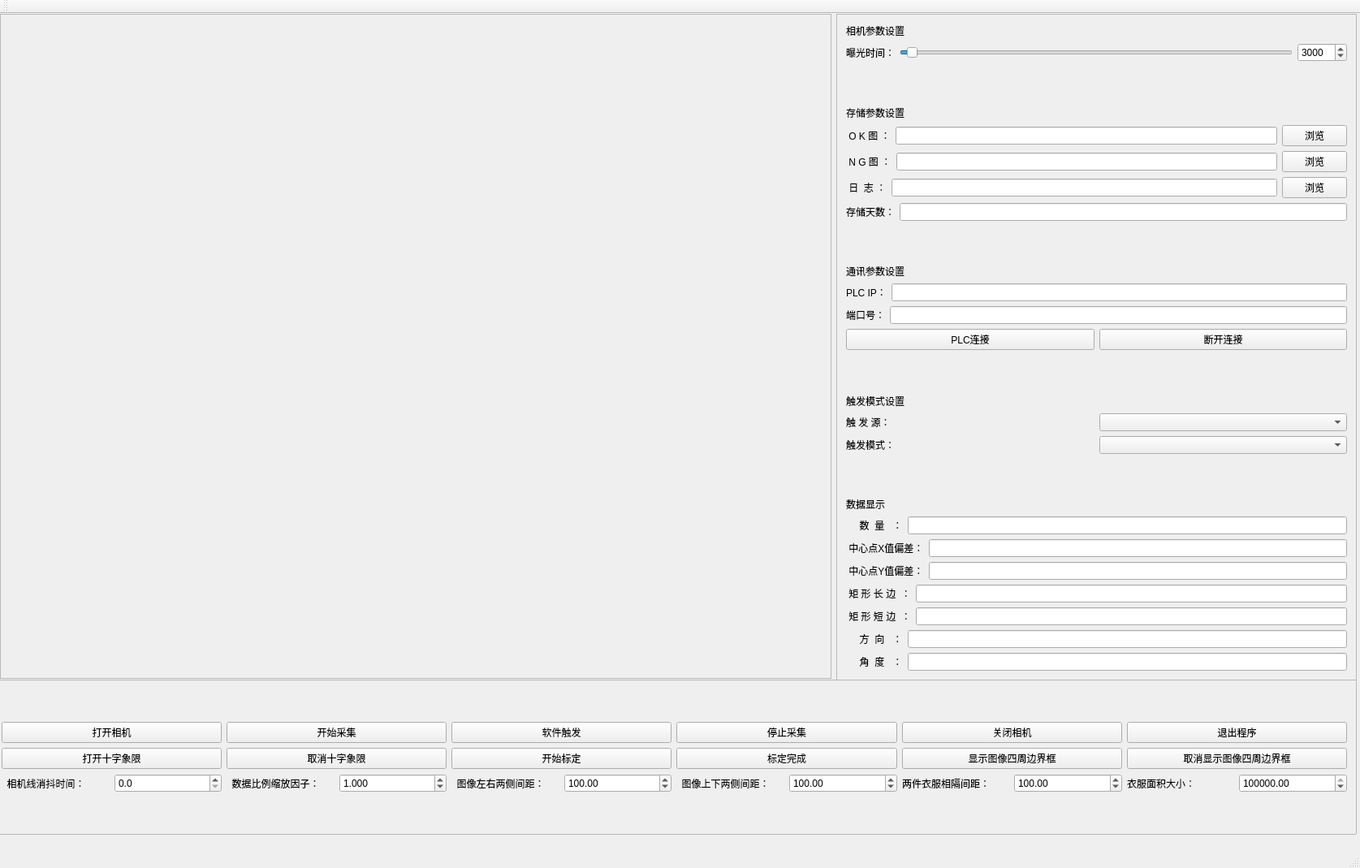
<?xml version="1.0" encoding="UTF-8"?>
<ui version="4.0">
 <class>BaslerClass</class>
 <widget class="QMainWindow" name="BaslerClass">
  <property name="geometry">
   <rect>
    <x>0</x>
    <y>0</y>
    <width>1675</width>
    <height>1069</height>
   </rect>
  </property>
  <property name="windowTitle">
   <string>Basler</string>
  </property>
  <widget class="QWidget" name="centralWidget">
   <widget class="QScrollArea" name="scrollArea_2">
    <property name="geometry">
     <rect>
      <x>1030</x>
      <y>0</y>
      <width>641</width>
      <height>821</height>
     </rect>
    </property>
    <property name="widgetResizable">
     <bool>true</bool>
    </property>
    <widget class="QWidget" name="scrollAreaWidgetContents_2">
     <property name="geometry">
      <rect>
       <x>0</x>
       <y>0</y>
       <width>639</width>
       <height>819</height>
      </rect>
     </property>
     <layout class="QVBoxLayout" name="verticalLayout_3">
      <item>
       <widget class="QLabel" name="label_7">
        <property name="text">
         <string>相机参数设置</string>
        </property>
       </widget>
      </item>
      <item>
       <layout class="QHBoxLayout" name="horizontalLayout_7">
        <item>
         <widget class="QLabel" name="label_8">
          <property name="text">
           <string>曝光时间：</string>
          </property>
         </widget>
        </item>
        <item>
         <widget class="QSlider" name="horizontalSliderExp">
          <property name="minimum">
           <number>0</number>
          </property>
          <property name="maximum">
           <number>30000</number>
          </property>
          <property name="singleStep">
           <number>100</number>
          </property>
          <property name="pageStep">
           <number>100</number>
          </property>
          <property name="value">
           <number>500</number>
          </property>
          <property name="orientation">
           <enum>Qt::Horizontal</enum>
          </property>
         </widget>
        </item>
        <item>
         <widget class="QSpinBox" name="spinBoxExp">
          <property name="minimum">
           <number>0</number>
          </property>
          <property name="maximum">
           <number>30000</number>
          </property>
          <property name="singleStep">
           <number>100</number>
          </property>
          <property name="value">
           <number>3000</number>
          </property>
         </widget>
        </item>
       </layout>
      </item>
      <item>
       <spacer name="verticalSpacer_2">
        <property name="orientation">
         <enum>Qt::Vertical</enum>
        </property>
        <property name="sizeHint" stdset="0">
         <size>
          <width>20</width>
          <height>40</height>
         </size>
        </property>
       </spacer>
      </item>
      <item>
       <widget class="QLabel" name="label_14">
        <property name="text">
         <string>存储参数设置</string>
        </property>
       </widget>
      </item>
      <item>
       <layout class="QVBoxLayout" name="verticalLayout_4">
        <item>
         <layout class="QHBoxLayout" name="horizontalLayout_14">
          <item>
           <widget class="QLabel" name="label_15">
            <property name="text">
             <string> O K 图 ：</string>
            </property>
           </widget>
          </item>
          <item>
           <widget class="QLineEdit" name="OK_lineEdit"/>
          </item>
          <item>
           <widget class="QPushButton" name="OKPath_pushButton">
            <property name="text">
             <string>浏览</string>
            </property>
           </widget>
          </item>
         </layout>
        </item>
        <item>
         <layout class="QHBoxLayout" name="horizontalLayout_15">
          <item>
           <widget class="QLabel" name="label_16">
            <property name="text">
             <string> N G 图 ：</string>
            </property>
           </widget>
          </item>
          <item>
           <widget class="QLineEdit" name="NG_lineEdit"/>
          </item>
          <item>
           <widget class="QPushButton" name="NGPath_pushButton">
            <property name="text">
             <string>浏览</string>
            </property>
           </widget>
          </item>
         </layout>
        </item>
        <item>
         <layout class="QHBoxLayout" name="horizontalLayout_16">
          <item>
           <widget class="QLabel" name="label_17">
            <property name="text">
             <string> 日  志 ：</string>
            </property>
           </widget>
          </item>
          <item>
           <widget class="QLineEdit" name="Log_lineEdit"/>
          </item>
          <item>
           <widget class="QPushButton" name="pushButton_3">
            <property name="text">
             <string>浏览</string>
            </property>
           </widget>
          </item>
         </layout>
        </item>
        <item>
         <layout class="QHBoxLayout" name="horizontalLayout_17">
          <item>
           <widget class="QLabel" name="label_18">
            <property name="text">
             <string>存储天数：</string>
            </property>
           </widget>
          </item>
          <item>
           <widget class="QLineEdit" name="SaveTime_lineEdit"/>
          </item>
         </layout>
        </item>
       </layout>
      </item>
      <item>
       <spacer name="verticalSpacer_4">
        <property name="orientation">
         <enum>Qt::Vertical</enum>
        </property>
        <property name="sizeHint" stdset="0">
         <size>
          <width>20</width>
          <height>40</height>
         </size>
        </property>
       </spacer>
      </item>
      <item>
       <widget class="QLabel" name="label">
        <property name="text">
         <string>通讯参数设置</string>
        </property>
       </widget>
      </item>
      <item>
       <layout class="QVBoxLayout" name="verticalLayout">
        <item>
         <layout class="QHBoxLayout" name="horizontalLayout_5">
          <item>
           <widget class="QLabel" name="label_4">
            <property name="text">
             <string>PLC IP：</string>
            </property>
           </widget>
          </item>
          <item>
           <widget class="QLineEdit" name="IP"/>
          </item>
         </layout>
        </item>
        <item>
         <layout class="QHBoxLayout" name="horizontalLayout_6">
          <item>
           <widget class="QLabel" name="label_5">
            <property name="text">
             <string>端口号：</string>
            </property>
           </widget>
          </item>
          <item>
           <widget class="QLineEdit" name="port"/>
          </item>
         </layout>
        </item>
       </layout>
      </item>
      <item>
       <layout class="QHBoxLayout" name="horizontalLayout_9">
        <item>
         <widget class="QPushButton" name="pushButton_ConnectPLC">
          <property name="text">
           <string>PLC连接</string>
          </property>
         </widget>
        </item>
        <item>
         <widget class="QPushButton" name="pushButton_DisConnectPLC">
          <property name="text">
           <string>断开连接</string>
          </property>
         </widget>
        </item>
       </layout>
      </item>
      <item>
       <spacer name="verticalSpacer">
        <property name="orientation">
         <enum>Qt::Vertical</enum>
        </property>
        <property name="sizeHint" stdset="0">
         <size>
          <width>20</width>
          <height>40</height>
         </size>
        </property>
       </spacer>
      </item>
      <item>
       <widget class="QLabel" name="label_6">
        <property name="text">
         <string>触发模式设置</string>
        </property>
       </widget>
      </item>
      <item>
       <layout class="QHBoxLayout" name="horizontalLayout_10">
        <item>
         <widget class="QLabel" name="label_10">
          <property name="text">
           <string>触 发 源：</string>
          </property>
         </widget>
        </item>
        <item>
         <widget class="QComboBox" name="comboBox_trigsrc"/>
        </item>
       </layout>
      </item>
      <item>
       <layout class="QHBoxLayout" name="horizontalLayout_11">
        <item>
         <widget class="QLabel" name="label_11">
          <property name="text">
           <string>触发模式：</string>
          </property>
         </widget>
        </item>
        <item>
         <widget class="QComboBox" name="comboBox_mode"/>
        </item>
       </layout>
      </item>
      <item>
       <spacer name="verticalSpacer_3">
        <property name="orientation">
         <enum>Qt::Vertical</enum>
        </property>
        <property name="sizeHint" stdset="0">
         <size>
          <width>20</width>
          <height>40</height>
         </size>
        </property>
       </spacer>
      </item>
      <item>
       <widget class="QLabel" name="label_12">
        <property name="text">
         <string>数据显示</string>
        </property>
       </widget>
      </item>
      <item>
       <layout class="QVBoxLayout" name="verticalLayout_2">
        <item>
         <layout class="QHBoxLayout" name="horizontalLayout_8">
          <item>
           <widget class="QLabel" name="label_9">
            <property name="text">
             <string>     数  量   ：</string>
            </property>
           </widget>
          </item>
          <item>
           <widget class="QLineEdit" name="lineEdit_Number"/>
          </item>
         </layout>
        </item>
        <item>
         <layout class="QHBoxLayout" name="horizontalLayout_3">
          <item>
           <widget class="QLabel" name="label_2">
            <property name="text">
             <string> 中心点X值偏差：</string>
            </property>
           </widget>
          </item>
          <item>
           <widget class="QLineEdit" name="lineEdit_PointX"/>
          </item>
         </layout>
        </item>
        <item>
         <layout class="QHBoxLayout" name="horizontalLayout_2">
          <item>
           <widget class="QLabel" name="label_13">
            <property name="text">
             <string> 中心点Y值偏差：</string>
            </property>
           </widget>
          </item>
          <item>
           <widget class="QLineEdit" name="lineEdit_PointY"/>
          </item>
         </layout>
        </item>
        <item>
         <layout class="QHBoxLayout" name="horizontalLayout_20">
          <item>
           <widget class="QLabel" name="label_22">
            <property name="text">
             <string> 矩 形 长 边  ：</string>
            </property>
           </widget>
          </item>
          <item>
           <widget class="QLineEdit" name="lineEdit_long"/>
          </item>
         </layout>
        </item>
        <item>
         <layout class="QHBoxLayout" name="horizontalLayout_21">
          <item>
           <widget class="QLabel" name="label_23">
            <property name="text">
             <string> 矩 形 短 边  ：</string>
            </property>
           </widget>
          </item>
          <item>
           <widget class="QLineEdit" name="lineEdit_short"/>
          </item>
         </layout>
        </item>
        <item>
         <layout class="QHBoxLayout" name="horizontalLayout_18">
          <item>
           <widget class="QLabel" name="label_20">
            <property name="text">
             <string>     方  向   ：</string>
            </property>
           </widget>
          </item>
          <item>
           <widget class="QLineEdit" name="lineEdit_Direction"/>
          </item>
         </layout>
        </item>
        <item>
         <layout class="QHBoxLayout" name="horizontalLayout_4">
          <item>
           <widget class="QLabel" name="label_3">
            <property name="text">
             <string>     角  度   ：</string>
            </property>
           </widget>
          </item>
          <item>
           <widget class="QLineEdit" name="lineEdit_Angle"/>
          </item>
         </layout>
        </item>
       </layout>
      </item>
     </layout>
    </widget>
   </widget>
   <widget class="QScrollArea" name="scrollArea_3">
    <property name="geometry">
     <rect>
      <x>-10</x>
      <y>820</y>
      <width>1681</width>
      <height>191</height>
     </rect>
    </property>
    <property name="widgetResizable">
     <bool>true</bool>
    </property>
    <widget class="QWidget" name="scrollAreaWidgetContents_3">
     <property name="geometry">
      <rect>
       <x>0</x>
       <y>0</y>
       <width>1679</width>
       <height>189</height>
      </rect>
     </property>
     <layout class="QHBoxLayout" name="horizontalLayout_12">
      <item>
       <layout class="QVBoxLayout" name="verticalLayout_5">
        <item>
         <layout class="QVBoxLayout" name="verticalLayout_6">
          <item>
           <layout class="QHBoxLayout" name="horizontalLayout_19">
            <item>
             <widget class="QPushButton" name="pushButtonOpenCam">
              <property name="text">
               <string>打开相机</string>
              </property>
              <property name="autoRepeatDelay">
               <number>0</number>
              </property>
              <property name="autoRepeatInterval">
               <number>0</number>
              </property>
             </widget>
            </item>
            <item>
             <widget class="QPushButton" name="pushButtonStartCam">
              <property name="text">
               <string>开始采集</string>
              </property>
             </widget>
            </item>
            <item>
             <widget class="QPushButton" name="pushButtonSoftTrig">
              <property name="text">
               <string>软件触发</string>
              </property>
             </widget>
            </item>
            <item>
             <widget class="QPushButton" name="pushButtonStopCam">
              <property name="text">
               <string>停止采集</string>
              </property>
             </widget>
            </item>
            <item>
             <widget class="QPushButton" name="pushButtonCloseCam">
              <property name="text">
               <string>关闭相机</string>
              </property>
             </widget>
            </item>
            <item>
             <widget class="QPushButton" name="push_close">
              <property name="text">
               <string>退出程序</string>
              </property>
             </widget>
            </item>
           </layout>
          </item>
          <item>
           <layout class="QHBoxLayout" name="horizontalLayout_13">
            <item>
             <widget class="QPushButton" name="pushButton_2">
              <property name="text">
               <string>打开十字象限</string>
              </property>
             </widget>
            </item>
            <item>
             <widget class="QPushButton" name="pushButton_4">
              <property name="text">
               <string>取消十字象限</string>
              </property>
             </widget>
            </item>
            <item>
             <widget class="QPushButton" name="push_show">
              <property name="text">
               <string>开始标定</string>
              </property>
             </widget>
            </item>
            <item>
             <widget class="QPushButton" name="pushButton">
              <property name="text">
               <string>标定完成</string>
              </property>
             </widget>
            </item>
            <item>
             <widget class="QPushButton" name="pushButton_5">
              <property name="text">
               <string>显示图像四周边界框</string>
              </property>
             </widget>
            </item>
            <item>
             <widget class="QPushButton" name="pushButton_6">
              <property name="text">
               <string>取消显示图像四周边界框</string>
              </property>
             </widget>
            </item>
           </layout>
          </item>
          <item>
           <layout class="QHBoxLayout" name="horizontalLayout_22">
            <item>
             <widget class="QLabel" name="label_21">
              <property name="text">
               <string>  相机线消抖时间：</string>
              </property>
             </widget>
            </item>
            <item>
             <widget class="QDoubleSpinBox" name="XXD">
              <property name="decimals">
               <number>1</number>
              </property>
              <property name="minimum">
               <double>0.000000000000000</double>
              </property>
              <property name="maximum">
               <double>20000.000000000000000</double>
              </property>
              <property name="singleStep">
               <double>1000.000000000000000</double>
              </property>
             </widget>
            </item>
            <item>
             <widget class="QLabel" name="label_19">
              <property name="text">
               <string>  数据比例缩放因子：</string>
              </property>
             </widget>
            </item>
            <item>
             <widget class="QDoubleSpinBox" name="ScaleBox">
              <property name="decimals">
               <number>3</number>
              </property>
              <property name="minimum">
               <double>-999.999000000000024</double>
              </property>
              <property name="maximum">
               <double>999.999000000000024</double>
              </property>
              <property name="singleStep">
               <double>1.000000000000000</double>
              </property>
              <property name="value">
               <double>1.000000000000000</double>
              </property>
             </widget>
            </item>
            <item>
             <widget class="QLabel" name="label_24">
              <property name="text">
               <string>  图像左右两侧间距：</string>
              </property>
             </widget>
            </item>
            <item>
             <widget class="QDoubleSpinBox" name="doubleSpinBox_RL">
              <property name="maximum">
               <double>640.000000000000000</double>
              </property>
              <property name="singleStep">
               <double>5.000000000000000</double>
              </property>
              <property name="value">
               <double>100.000000000000000</double>
              </property>
             </widget>
            </item>
            <item>
             <widget class="QLabel" name="label_25">
              <property name="text">
               <string>  图像上下两侧间距：</string>
              </property>
             </widget>
            </item>
            <item>
             <widget class="QDoubleSpinBox" name="doubleSpinBox_UD">
              <property name="maximum">
               <double>512.000000000000000</double>
              </property>
              <property name="singleStep">
               <double>5.000000000000000</double>
              </property>
              <property name="value">
               <double>100.000000000000000</double>
              </property>
             </widget>
            </item>
            <item>
             <widget class="QLabel" name="label_26">
              <property name="text">
               <string>两件衣服相隔间距：</string>
              </property>
             </widget>
            </item>
            <item>
             <widget class="QDoubleSpinBox" name="Clothes_Dis">
              <property name="maximum">
               <double>1000.000000000000000</double>
              </property>
              <property name="singleStep">
               <double>10.000000000000000</double>
              </property>
              <property name="value">
               <double>100.000000000000000</double>
              </property>
             </widget>
            </item>
            <item>
             <widget class="QLabel" name="label_27">
              <property name="text">
               <string>衣服面积大小：</string>
              </property>
             </widget>
            </item>
            <item>
             <widget class="QDoubleSpinBox" name="doubleSpinBox_Area">
              <property name="minimum">
               <double>0.000000000000000</double>
              </property>
              <property name="maximum">
               <double>1000000.000000000000000</double>
              </property>
              <property name="singleStep">
               <double>10000.000000000000000</double>
              </property>
              <property name="value">
               <double>300000.000000000000000</double>
              </property>
             </widget>
            </item>
           </layout>
          </item>
         </layout>
        </item>
       </layout>
      </item>
     </layout>
    </widget>
   </widget>
   <widget class="QFrame" name="frame">
    <property name="geometry">
     <rect>
      <x>0</x>
      <y>0</y>
      <width>1024</width>
      <height>819</height>
     </rect>
    </property>
    <property name="minimumSize">
     <size>
      <width>1024</width>
      <height>819</height>
     </size>
    </property>
    <property name="maximumSize">
     <size>
      <width>1024</width>
      <height>819</height>
     </size>
    </property>
    <property name="frameShape">
     <enum>QFrame::StyledPanel</enum>
    </property>
    <property name="frameShadow">
     <enum>QFrame::Raised</enum>
    </property>
    <widget class="QLabel" name="label_KUZI">
     <property name="enabled">
      <bool>true</bool>
     </property>
     <property name="geometry">
      <rect>
       <x>0</x>
       <y>0</y>
       <width>1024</width>
       <height>819</height>
      </rect>
     </property>
     <property name="minimumSize">
      <size>
       <width>1024</width>
       <height>819</height>
      </size>
     </property>
     <property name="maximumSize">
      <size>
       <width>1024</width>
       <height>819</height>
      </size>
     </property>
     <property name="text">
      <string/>
     </property>
    </widget>
   </widget>
  </widget>
  <widget class="QMenuBar" name="menuBar">
   <property name="geometry">
    <rect>
     <x>0</x>
     <y>0</y>
     <width>1675</width>
     <height>22</height>
    </rect>
   </property>
  </widget>
  <widget class="QToolBar" name="mainToolBar">
   <attribute name="toolBarArea">
    <enum>TopToolBarArea</enum>
   </attribute>
   <attribute name="toolBarBreak">
    <bool>false</bool>
   </attribute>
  </widget>
  <widget class="QStatusBar" name="statusBar"/>
 </widget>
 <layoutdefault spacing="6" margin="11"/>
 <resources>
  <include location="Basler.qrc"/>
 </resources>
 <connections>
  <connection>
   <sender>pushButtonOpenCam</sender>
   <signal>clicked()</signal>
   <receiver>BaslerClass</receiver>
   <slot>pushButton_Opencamera_clicked()</slot>
   <hints>
    <hint type="sourcelabel">
     <x>59</x>
     <y>880</y>
    </hint>
    <hint type="destinationlabel">
     <x>78</x>
     <y>648</y>
    </hint>
   </hints>
  </connection>
  <connection>
   <sender>pushButtonStartCam</sender>
   <signal>clicked()</signal>
   <receiver>BaslerClass</receiver>
   <slot>pushButton_Startgrab_clicked()</slot>
   <hints>
    <hint type="sourcelabel">
     <x>550</x>
     <y>880</y>
    </hint>
    <hint type="destinationlabel">
     <x>327</x>
     <y>648</y>
    </hint>
   </hints>
  </connection>
  <connection>
   <sender>pushButtonSoftTrig</sender>
   <signal>clicked()</signal>
   <receiver>BaslerClass</receiver>
   <slot>pushButton_Soft_clicked()</slot>
   <hints>
    <hint type="sourcelabel">
     <x>826</x>
     <y>880</y>
    </hint>
    <hint type="destinationlabel">
     <x>355</x>
     <y>648</y>
    </hint>
   </hints>
  </connection>
  <connection>
   <sender>pushButtonStopCam</sender>
   <signal>clicked()</signal>
   <receiver>BaslerClass</receiver>
   <slot>pushButton_Stopgrab_clicked()</slot>
   <hints>
    <hint type="sourcelabel">
     <x>1103</x>
     <y>880</y>
    </hint>
    <hint type="destinationlabel">
     <x>543</x>
     <y>648</y>
    </hint>
   </hints>
  </connection>
  <connection>
   <sender>pushButtonCloseCam</sender>
   <signal>clicked()</signal>
   <receiver>BaslerClass</receiver>
   <slot>pushButton_Closecamera_clicked()</slot>
   <hints>
    <hint type="sourcelabel">
     <x>1380</x>
     <y>880</y>
    </hint>
    <hint type="destinationlabel">
     <x>541</x>
     <y>648</y>
    </hint>
   </hints>
  </connection>
  <connection>
   <sender>push_close</sender>
   <signal>clicked()</signal>
   <receiver>BaslerClass</receiver>
   <slot>pushButton_Exit_clicked()</slot>
   <hints>
    <hint type="sourcelabel">
     <x>1657</x>
     <y>880</y>
    </hint>
    <hint type="destinationlabel">
     <x>629</x>
     <y>648</y>
    </hint>
   </hints>
  </connection>
  <connection>
   <sender>horizontalSliderExp</sender>
   <signal>valueChanged(int)</signal>
   <receiver>BaslerClass</receiver>
   <slot>on_horizontalSliderExp_valueChanged()</slot>
   <hints>
    <hint type="sourcelabel">
     <x>1167</x>
     <y>77</y>
    </hint>
    <hint type="destinationlabel">
     <x>868</x>
     <y>162</y>
    </hint>
   </hints>
  </connection>
  <connection>
   <sender>spinBoxExp</sender>
   <signal>editingFinished()</signal>
   <receiver>BaslerClass</receiver>
   <slot>on_spinBoxExp_editingFinished()</slot>
   <hints>
    <hint type="sourcelabel">
     <x>1659</x>
     <y>81</y>
    </hint>
    <hint type="destinationlabel">
     <x>866</x>
     <y>82</y>
    </hint>
   </hints>
  </connection>
  <connection>
   <sender>comboBox_mode</sender>
   <signal>activated(int)</signal>
   <receiver>BaslerClass</receiver>
   <slot>on_comboBox_mode_activated()</slot>
   <hints>
    <hint type="sourcelabel">
     <x>1553</x>
     <y>557</y>
    </hint>
    <hint type="destinationlabel">
     <x>908</x>
     <y>523</y>
    </hint>
   </hints>
  </connection>
  <connection>
   <sender>comboBox_trigsrc</sender>
   <signal>activated(int)</signal>
   <receiver>BaslerClass</receiver>
   <slot>on_comboBox_trigsrc_activated()</slot>
   <hints>
    <hint type="sourcelabel">
     <x>1553</x>
     <y>530</y>
    </hint>
    <hint type="destinationlabel">
     <x>884</x>
     <y>459</y>
    </hint>
   </hints>
  </connection>
  <connection>
   <sender>pushButton_ConnectPLC</sender>
   <signal>clicked()</signal>
   <receiver>BaslerClass</receiver>
   <slot>pushButton_ConnectPLC_clicked()</slot>
   <hints>
    <hint type="sourcelabel">
     <x>1053</x>
     <y>439</y>
    </hint>
    <hint type="destinationlabel">
     <x>874</x>
     <y>347</y>
    </hint>
   </hints>
  </connection>
  <connection>
   <sender>pushButton_DisConnectPLC</sender>
   <signal>clicked()</signal>
   <receiver>BaslerClass</receiver>
   <slot>pushButton_DisConnectPLC_clicked()</slot>
   <hints>
    <hint type="sourcelabel">
     <x>1553</x>
     <y>439</y>
    </hint>
    <hint type="destinationlabel">
     <x>897</x>
     <y>291</y>
    </hint>
   </hints>
  </connection>
  <connection>
   <sender>OKPath_pushButton</sender>
   <signal>clicked()</signal>
   <receiver>BaslerClass</receiver>
   <slot>OKPath_pushButton_clicked()</slot>
   <hints>
    <hint type="sourcelabel">
     <x>1658</x>
     <y>190</y>
    </hint>
    <hint type="destinationlabel">
     <x>1047</x>
     <y>159</y>
    </hint>
   </hints>
  </connection>
  <connection>
   <sender>NGPath_pushButton</sender>
   <signal>clicked()</signal>
   <receiver>BaslerClass</receiver>
   <slot>NGPath_pushButton_clicked()</slot>
   <hints>
    <hint type="sourcelabel">
     <x>1658</x>
     <y>221</y>
    </hint>
    <hint type="destinationlabel">
     <x>1047</x>
     <y>218</y>
    </hint>
   </hints>
  </connection>
  <connection>
   <sender>pushButton_3</sender>
   <signal>clicked()</signal>
   <receiver>BaslerClass</receiver>
   <slot>LogPath_pushButton_clicked()</slot>
   <hints>
    <hint type="sourcelabel">
     <x>1658</x>
     <y>252</y>
    </hint>
    <hint type="destinationlabel">
     <x>1047</x>
     <y>266</y>
    </hint>
   </hints>
  </connection>
  <connection>
   <sender>SaveTime_lineEdit</sender>
   <signal>editingFinished()</signal>
   <receiver>BaslerClass</receiver>
   <slot>SaveTime_lineEdit_Change()</slot>
   <hints>
    <hint type="sourcelabel">
     <x>1304</x>
     <y>279</y>
    </hint>
    <hint type="destinationlabel">
     <x>1047</x>
     <y>312</y>
    </hint>
   </hints>
  </connection>
  <connection>
   <sender>ScaleBox</sender>
   <signal>editingFinished()</signal>
   <receiver>BaslerClass</receiver>
   <slot>on_ScaleBox_editingFinished()</slot>
   <hints>
    <hint type="sourcelabel">
     <x>550</x>
     <y>1015</y>
    </hint>
    <hint type="destinationlabel">
     <x>1081</x>
     <y>770</y>
    </hint>
   </hints>
  </connection>
  <connection>
   <sender>push_show</sender>
   <signal>clicked()</signal>
   <receiver>BaslerClass</receiver>
   <slot>Show_Biaoding()</slot>
   <hints>
    <hint type="sourcelabel">
     <x>826</x>
     <y>960</y>
    </hint>
    <hint type="destinationlabel">
     <x>863</x>
     <y>767</y>
    </hint>
   </hints>
  </connection>
  <connection>
   <sender>pushButton</sender>
   <signal>clicked()</signal>
   <receiver>BaslerClass</receiver>
   <slot>Com_Biaoding()</slot>
   <hints>
    <hint type="sourcelabel">
     <x>1103</x>
     <y>960</y>
    </hint>
    <hint type="destinationlabel">
     <x>1137</x>
     <y>794</y>
    </hint>
   </hints>
  </connection>
  <connection>
   <sender>pushButton_2</sender>
   <signal>clicked()</signal>
   <receiver>BaslerClass</receiver>
   <slot>Open_xiangxian()</slot>
   <hints>
    <hint type="sourcelabel">
     <x>168</x>
     <y>960</y>
    </hint>
    <hint type="destinationlabel">
     <x>706</x>
     <y>794</y>
    </hint>
   </hints>
  </connection>
  <connection>
   <sender>pushButton_4</sender>
   <signal>clicked()</signal>
   <receiver>BaslerClass</receiver>
   <slot>Close_xiangxian()</slot>
   <hints>
    <hint type="sourcelabel">
     <x>550</x>
     <y>960</y>
    </hint>
    <hint type="destinationlabel">
     <x>806</x>
     <y>794</y>
    </hint>
   </hints>
  </connection>
  <connection>
   <sender>doubleSpinBox_RL</sender>
   <signal>editingFinished()</signal>
   <receiver>BaslerClass</receiver>
   <slot>on_RL_editingFinished()</slot>
   <hints>
    <hint type="sourcelabel">
     <x>826</x>
     <y>1015</y>
    </hint>
    <hint type="destinationlabel">
     <x>842</x>
     <y>898</y>
    </hint>
   </hints>
  </connection>
  <connection>
   <sender>doubleSpinBox_UD</sender>
   <signal>editingFinished()</signal>
   <receiver>BaslerClass</receiver>
   <slot>on_UD_editingFinished()</slot>
   <hints>
    <hint type="sourcelabel">
     <x>1103</x>
     <y>1015</y>
    </hint>
    <hint type="destinationlabel">
     <x>1075</x>
     <y>897</y>
    </hint>
   </hints>
  </connection>
  <connection>
   <sender>pushButton_5</sender>
   <signal>clicked()</signal>
   <receiver>BaslerClass</receiver>
   <slot>Open_RLUD()</slot>
   <hints>
    <hint type="sourcelabel">
     <x>1380</x>
     <y>960</y>
    </hint>
    <hint type="destinationlabel">
     <x>909</x>
     <y>899</y>
    </hint>
   </hints>
  </connection>
  <connection>
   <sender>pushButton_6</sender>
   <signal>clicked()</signal>
   <receiver>BaslerClass</receiver>
   <slot>Close_RLUD()</slot>
   <hints>
    <hint type="sourcelabel">
     <x>1657</x>
     <y>958</y>
    </hint>
    <hint type="destinationlabel">
     <x>1126</x>
     <y>903</y>
    </hint>
   </hints>
  </connection>
  <connection>
   <sender>Clothes_Dis</sender>
   <signal>editingFinished()</signal>
   <receiver>BaslerClass</receiver>
   <slot>on_ClothesDis_editingFinished()</slot>
   <hints>
    <hint type="sourcelabel">
     <x>1380</x>
     <y>1015</y>
    </hint>
    <hint type="destinationlabel">
     <x>1100</x>
     <y>949</y>
    </hint>
   </hints>
  </connection>
  <connection>
   <sender>doubleSpinBox_Area</sender>
   <signal>editingFinished()</signal>
   <receiver>BaslerClass</receiver>
   <slot>on_ClothesArea_editingFinished()</slot>
   <hints>
    <hint type="sourcelabel">
     <x>1657</x>
     <y>1015</y>
    </hint>
    <hint type="destinationlabel">
     <x>1268</x>
     <y>980</y>
    </hint>
   </hints>
  </connection>
  <connection>
   <sender>XXD</sender>
   <signal>editingFinished()</signal>
   <receiver>BaslerClass</receiver>
   <slot>Xianxiaodou_editingFinished()</slot>
   <hints>
    <hint type="sourcelabel">
     <x>223</x>
     <y>1007</y>
    </hint>
    <hint type="destinationlabel">
     <x>214</x>
     <y>1068</y>
    </hint>
   </hints>
  </connection>
 </connections>
 <slots>
  <slot>pushButton_Opencamera_clicked()</slot>
  <slot>pushButton_Startgrab_clicked()</slot>
  <slot>pushButton_ConnectPLC_clicked()</slot>
  <slot>pushButton_Closecamera_clicked()</slot>
  <slot>pushButton_Stopgrab_clicked()</slot>
  <slot>pushButton_Exit_clicked()</slot>
  <slot>pushButton_Soft_clicked()</slot>
  <slot>on_horizontalSliderExp_valueChanged()</slot>
  <slot>on_spinBoxExp_editingFinished()</slot>
  <slot>on_comboBox_mode_activated()</slot>
  <slot>on_comboBox_trigsrc_activated()</slot>
  <slot>pushButton_DisConnectPLC_clicked()</slot>
  <slot>OKPath_pushButton_clicked()</slot>
  <slot>LogPath_pushButton_clicked()</slot>
  <slot>NGPath_pushButton_clicked()</slot>
  <slot>SaveTime_lineEdit_Change()</slot>
  <slot>on_ScaleBox_editingFinished()</slot>
  <slot>Show_Biaoding()</slot>
  <slot>Com_Biaoding()</slot>
  <slot>Open_xiangxian()</slot>
  <slot>Close_xiangxian()</slot>
  <slot>Xianxiaodou_editingFinished()</slot>
  <slot>on_RL_editingFinished()</slot>
  <slot>on_UD_editingFinished()</slot>
  <slot>Open_RLUD()</slot>
  <slot>Close_RLUD()</slot>
  <slot>on_ClothesDis_editingFinished()</slot>
  <slot>on_ClothesArea_editingFinished()</slot>
 </slots>
</ui>
